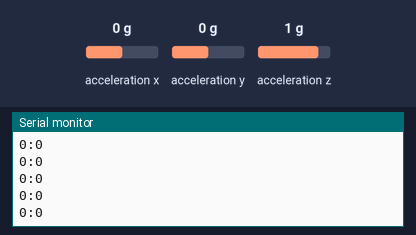
Simulated run of this sketch. Board: Arduino Uno, built with avr-gcc and run on an emulated ATmega328P. On the bench: the last lines printed to the serial monitor. The inputs (shaded band) are chosen by the test bench; at power-on: acceleration x 0 g, acceleration y 0 g, acceleration z 1 g. No radio packets arrive unless stated.

Above: at 1.2 s.
1.3 s: acceleration x set to -1.4 g
At 1.55 s:
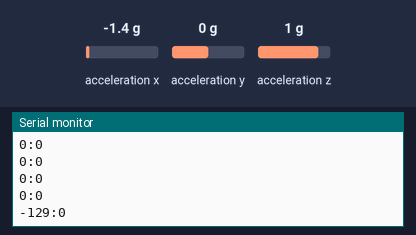
2.8 s: acceleration y set to -1.4 g
At 2.86 s:
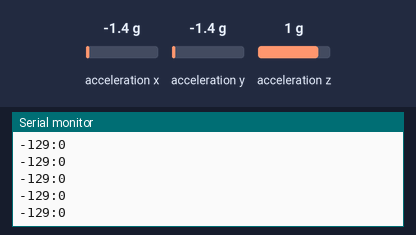
4.3 s: acceleration x set to -0.8 g
At 4.43 s:
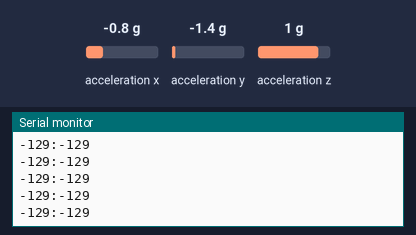
Timing chart, 0 to 7.3 s (numbered marks = the images above; inputs shaded):
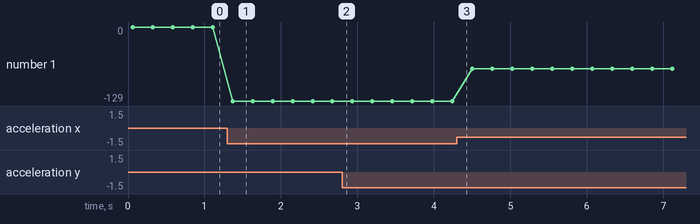

The sketch:

vysilac.ino
```cpp
//vysílač

#include <VirtualWire.h>
#include <Wire.h>
#include <Adafruit_Sensor.h>
#include <Adafruit_ADXL345_U.h>
/* Assign a unique ID to this sensor at the same time */
Adafruit_ADXL345_Unified accel = Adafruit_ADXL345_Unified(12345);

void displaySensorDetails(void)
{
sensor_t sensor;
accel.getSensor(&sensor);
}

void setup()
{

  Serial.begin(9600);
  Serial.println("Test Gyroskopu");
  Serial.println("");
  // Initialize the IO and ISR
  vw_setup(2000); // Bits per sec
  if(!accel.begin()) //inicializace senzoru
  {
    Serial.println("gyroskop neni rozpoznán");
    while(1);
  }
}

void loop()
{
  sensors_event_t event;
  accel.getEvent(&event);
  send((int)(event.acceleration.x*3*M_PI),(int)(event.acceleration.y*3*M_PI));
  delay(200);
}

void send (int polohaX,int polohaY)
{
  //Serial.println(cislo);
  char zprava[20];
  sprintf(zprava, "%i:%i", polohaX, polohaY);
  vw_send(zprava, strlen(zprava));
  vw_wait_tx(); // Wait until the whole message is gone
  Serial.println(zprava);
}
```

Measured:
- after the input at 1.3 s, the serial monitor: prints a new line after 0.07 s (image 1)
- plotted number 1: 0 → -129 after the input at 1.3 s, -129 → -73 after the input at 4.3 s
